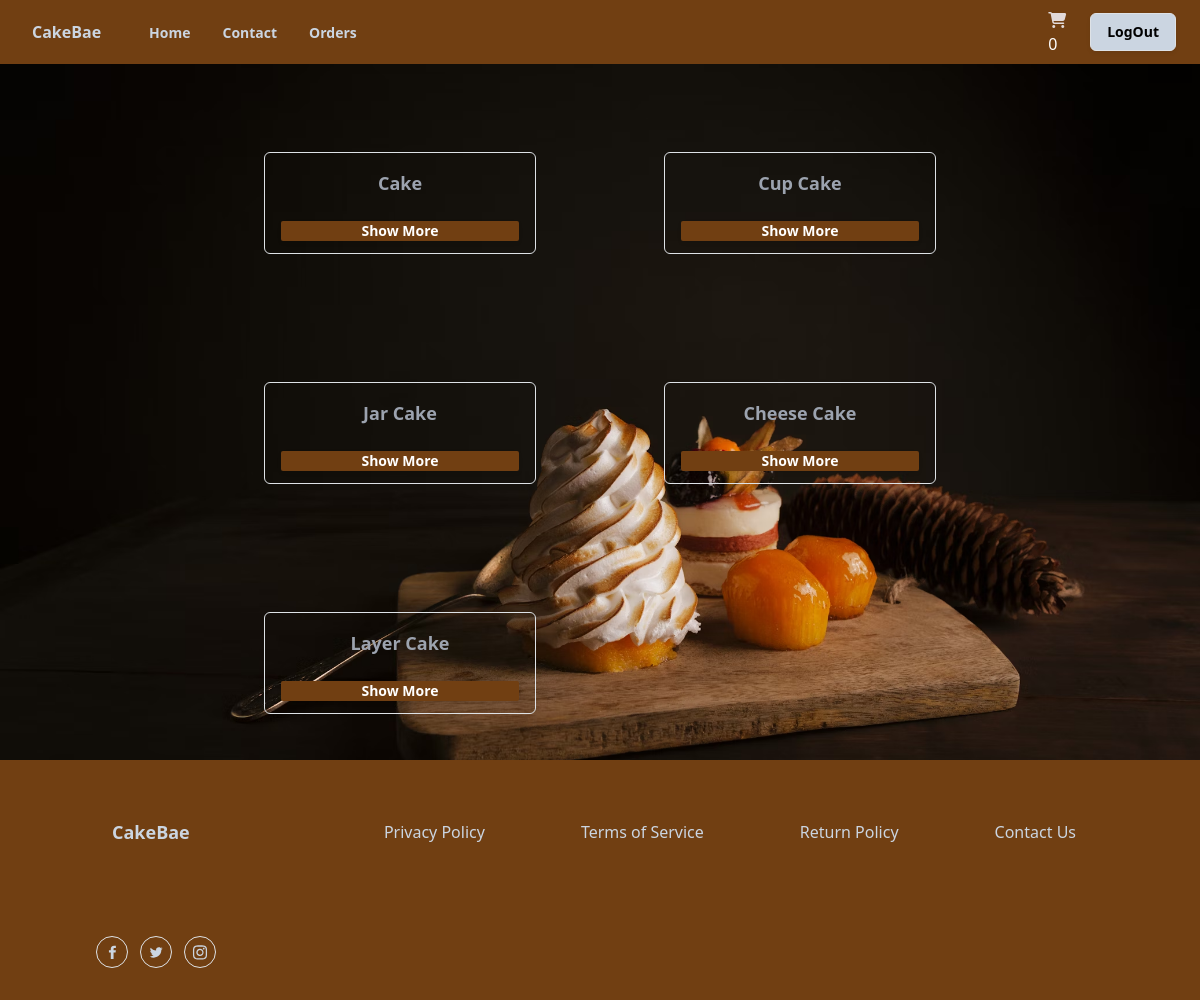
Screenshot of /cakes/index/ (signed in) with the database file from the repository.
### shop/models.py (models this page shows, shortened)
class Category(models.Model):
    category_name=models.CharField(max_length=150,unique=True)
    created_date=models.DateTimeField(auto_now_add=True)
    updated_date=models.DateTimeField(auto_now=True)
    is_active=models.BooleanField(default=True)

### shop/views.py (the view)
# urls.py: path("cakes/index/",views.IndexView.as_view(),name="index"),
@method_decorator([signin_required,never_cache],name="dispatch")
class IndexView(View):
    def get(self,request,*args,**kwargs):
        qs=Category.objects.all()
        return render(request,"index.html",{"data":qs})

### shop/context_processors.py (called while the page is built)
def basket_count(request):
    if request.user.is_authenticated:
        count=request.user.cart.cart_item_count
        return {"cart_count":count}
    else:
        return {"cart_count":0}

### shop/models.py (called while the page is built)
    @property
    def cart_items(self):
        return self.cartitem.filter(is_order_placed=False)

    @property
    def cart_item_count(self):
        return self.cart_items.count()

### shop/templates/index.html
{%extends 'base.html'%}
{%block main_block%}
<div class="container-fluid p-5 "
  style="background-image: url('/img/f.avif');background-repeat: no-repeat;background-size:cover;height: 100%;">
    <div class="mx-auto grid w-full max-w-3xl items-center space-y-4 px-5 py-10 md:grid-cols-2 md:gap-32 md:space-y-0 lg:grid-cols-2 h-[600px]">
        {%for cat in data%}
        <div class="rounded-md border ">
          <div class="p-3 h-[100px]">
            <h1 class=" text-lg font-semibold text-center text-gray-400" style="border-radius: 44% 56% 43% 57% / 62% 30% 70% 38%;" >
                {{cat.category_name}}
            </h1>
            <button
              type="submit"
              class="mt-4 w-full rounded-sm bg-yellow-900 px-2  text-sm font-semibold text-white shadow-sm hover:bg-yellow-900/80 focus-visible:outline focus-visible:outline-2 focus-visible:outline-offset-2 focus-visible:outline-black"
            >
              <a href="{%url 'cake-list' cat.id %}"> Show More</a>
            </button>
          </div>
        </div>
        {%endfor%}
    </div>
</div>
{%endblock%}

### rows the page displays
Category: category_name "Cake"
Category: category_name "Cup Cake"
Category: category_name "Jar Cake"
Category: category_name "Cheese Cake"
Category: category_name "Layer Cake"

### other values shown
{{ cart_count }} "0"
